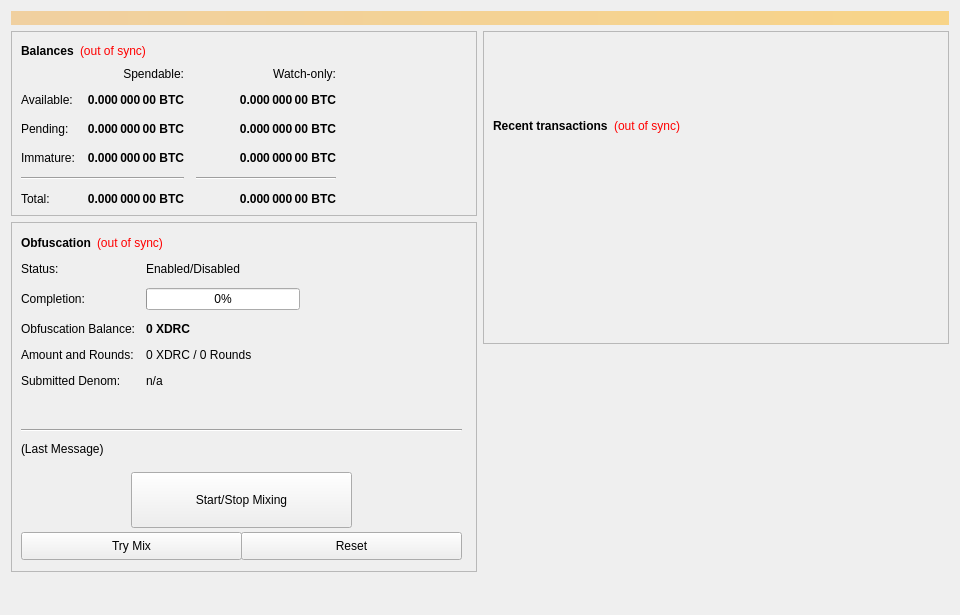
<?xml version="1.0" encoding="UTF-8"?>
<ui version="4.0">
 <class>OverviewPage</class>
 <widget class="QWidget" name="OverviewPage">
  <property name="geometry">
   <rect>
    <x>0</x>
    <y>0</y>
    <width>960</width>
    <height>615</height>
   </rect>
  </property>
  <property name="minimumSize">
   <size>
    <width>960</width>
    <height>0</height>
   </size>
  </property>
  <property name="windowTitle">
   <string>Form</string>
  </property>
  <layout class="QVBoxLayout" name="topLayout">
   <item>
    <widget class="QLabel" name="labelAlerts">
     <property name="visible">
      <bool>false</bool>
     </property>
     <property name="styleSheet">
      <string notr="true">background-color: qlineargradient(x1: 0, y1: 0, x2: 1, y2: 0, stop:0 #F0D0A0, stop:1 #F8D488); color:#000000;</string>
     </property>
     <property name="wordWrap">
      <bool>true</bool>
     </property>
     <property name="margin">
      <number>3</number>
     </property>
    </widget>
   </item>
   <item>
    <layout class="QHBoxLayout" name="horizontalLayout" stretch="1,1">
     <item>
      <layout class="QVBoxLayout" name="verticalLayout_2">
       <item>
        <widget class="QFrame" name="frame">
         <property name="frameShape">
          <enum>QFrame::StyledPanel</enum>
         </property>
         <property name="frameShadow">
          <enum>QFrame::Raised</enum>
         </property>
         <layout class="QVBoxLayout" name="verticalLayout_4">
          <item>
           <layout class="QHBoxLayout" name="horizontalLayout_4">
            <item>
             <widget class="QLabel" name="label_5">
              <property name="font">
               <font>
                <weight>75</weight>
                <bold>true</bold>
               </font>
              </property>
              <property name="text">
               <string>Balances</string>
              </property>
             </widget>
            </item>
            <item>
             <widget class="QLabel" name="labelWalletStatus">
              <property name="cursor">
               <cursorShape>WhatsThisCursor</cursorShape>
              </property>
              <property name="toolTip">
               <string>The displayed information may be out of date. Your wallet automatically synchronizes with the DirectCoin network after a connection is established, but this process has not completed yet.</string>
              </property>
              <property name="styleSheet">
               <string notr="true">QLabel { color: red; }</string>
              </property>
              <property name="text">
               <string notr="true">(out of sync)</string>
              </property>
              <property name="alignment">
               <set>Qt::AlignLeading|Qt::AlignLeft|Qt::AlignVCenter</set>
              </property>
             </widget>
            </item>
            <item>
             <spacer name="horizontalSpacer_3">
              <property name="orientation">
               <enum>Qt::Horizontal</enum>
              </property>
              <property name="sizeHint" stdset="0">
               <size>
                <width>40</width>
                <height>20</height>
               </size>
              </property>
             </spacer>
            </item>
           </layout>
          </item>
          <item>
           <layout class="QGridLayout" name="gridLayout">
            <property name="spacing">
             <number>12</number>
            </property>
            <item row="2" column="2">
             <widget class="QLabel" name="labelWatchPending">
              <property name="font">
               <font>
                <weight>75</weight>
                <bold>true</bold>
               </font>
              </property>
              <property name="cursor">
               <cursorShape>IBeamCursor</cursorShape>
              </property>
              <property name="toolTip">
               <string>Unconfirmed transactions to watch-only addresses</string>
              </property>
              <property name="text">
               <string notr="true">0.000 000 00 BTC</string>
              </property>
              <property name="alignment">
               <set>Qt::AlignRight|Qt::AlignTrailing|Qt::AlignVCenter</set>
              </property>
              <property name="textInteractionFlags">
               <set>Qt::LinksAccessibleByMouse|Qt::TextSelectableByKeyboard|Qt::TextSelectableByMouse</set>
              </property>
             </widget>
            </item>
            <item row="2" column="1">
             <widget class="QLabel" name="labelUnconfirmed">
              <property name="font">
               <font>
                <weight>75</weight>
                <bold>true</bold>
               </font>
              </property>
              <property name="cursor">
               <cursorShape>IBeamCursor</cursorShape>
              </property>
              <property name="toolTip">
               <string>Total of transactions that have yet to be confirmed, and do not yet count toward the spendable balance</string>
              </property>
              <property name="text">
               <string notr="true">0.000 000 00 BTC</string>
              </property>
              <property name="alignment">
               <set>Qt::AlignRight|Qt::AlignTrailing|Qt::AlignVCenter</set>
              </property>
              <property name="textInteractionFlags">
               <set>Qt::LinksAccessibleByMouse|Qt::TextSelectableByKeyboard|Qt::TextSelectableByMouse</set>
              </property>
             </widget>
            </item>
            <item row="3" column="2">
             <widget class="QLabel" name="labelWatchImmature">
              <property name="font">
               <font>
                <weight>75</weight>
                <bold>true</bold>
               </font>
              </property>
              <property name="cursor">
               <cursorShape>IBeamCursor</cursorShape>
              </property>
              <property name="toolTip">
               <string>Staked or masternode rewards in watch-only addresses that has not yet matured</string>
              </property>
              <property name="text">
               <string notr="true">0.000 000 00 BTC</string>
              </property>
              <property name="alignment">
               <set>Qt::AlignRight|Qt::AlignTrailing|Qt::AlignVCenter</set>
              </property>
              <property name="textInteractionFlags">
               <set>Qt::LinksAccessibleByMouse|Qt::TextSelectableByKeyboard|Qt::TextSelectableByMouse</set>
              </property>
             </widget>
            </item>
            <item row="4" column="0" colspan="2">
             <widget class="Line" name="lineSpendableBalance">
              <property name="orientation">
               <enum>Qt::Horizontal</enum>
              </property>
             </widget>
            </item>
            <item row="4" column="2">
             <widget class="Line" name="lineWatchBalance">
              <property name="sizePolicy">
               <sizepolicy hsizetype="Preferred" vsizetype="Fixed">
                <horstretch>0</horstretch>
                <verstretch>0</verstretch>
               </sizepolicy>
              </property>
              <property name="minimumSize">
               <size>
                <width>140</width>
                <height>0</height>
               </size>
              </property>
              <property name="orientation">
               <enum>Qt::Horizontal</enum>
              </property>
             </widget>
            </item>
            <item row="5" column="0">
             <widget class="QLabel" name="labelTotalText">
              <property name="text">
               <string>Total:</string>
              </property>
             </widget>
            </item>
            <item row="3" column="1">
             <widget class="QLabel" name="labelImmature">
              <property name="font">
               <font>
                <weight>75</weight>
                <bold>true</bold>
               </font>
              </property>
              <property name="cursor">
               <cursorShape>IBeamCursor</cursorShape>
              </property>
              <property name="toolTip">
               <string>Staked or masternode rewards that has not yet matured</string>
              </property>
              <property name="text">
               <string notr="true">0.000 000 00 BTC</string>
              </property>
              <property name="alignment">
               <set>Qt::AlignRight|Qt::AlignTrailing|Qt::AlignVCenter</set>
              </property>
              <property name="textInteractionFlags">
               <set>Qt::LinksAccessibleByMouse|Qt::TextSelectableByKeyboard|Qt::TextSelectableByMouse</set>
              </property>
             </widget>
            </item>
            <item row="2" column="3">
             <spacer name="horizontalSpacer_2">
              <property name="orientation">
               <enum>Qt::Horizontal</enum>
              </property>
              <property name="sizeHint" stdset="0">
               <size>
                <width>40</width>
                <height>20</height>
               </size>
              </property>
             </spacer>
            </item>
            <item row="3" column="0">
             <widget class="QLabel" name="labelImmatureText">
              <property name="text">
               <string>Immature:</string>
              </property>
             </widget>
            </item>
            <item row="5" column="1">
             <widget class="QLabel" name="labelTotal">
              <property name="font">
               <font>
                <weight>75</weight>
                <bold>true</bold>
               </font>
              </property>
              <property name="cursor">
               <cursorShape>IBeamCursor</cursorShape>
              </property>
              <property name="toolTip">
               <string>Your current total balance</string>
              </property>
              <property name="text">
               <string notr="true">0.000 000 00 BTC</string>
              </property>
              <property name="alignment">
               <set>Qt::AlignRight|Qt::AlignTrailing|Qt::AlignVCenter</set>
              </property>
              <property name="textInteractionFlags">
               <set>Qt::LinksAccessibleByMouse|Qt::TextSelectableByKeyboard|Qt::TextSelectableByMouse</set>
              </property>
             </widget>
            </item>
            <item row="5" column="2">
             <widget class="QLabel" name="labelWatchTotal">
              <property name="font">
               <font>
                <weight>75</weight>
                <bold>true</bold>
               </font>
              </property>
              <property name="cursor">
               <cursorShape>IBeamCursor</cursorShape>
              </property>
              <property name="toolTip">
               <string>Current total balance in watch-only addresses</string>
              </property>
              <property name="text">
               <string notr="true">0.000 000 00 BTC</string>
              </property>
              <property name="alignment">
               <set>Qt::AlignRight|Qt::AlignTrailing|Qt::AlignVCenter</set>
              </property>
              <property name="textInteractionFlags">
               <set>Qt::LinksAccessibleByMouse|Qt::TextSelectableByKeyboard|Qt::TextSelectableByMouse</set>
              </property>
             </widget>
            </item>
            <item row="0" column="2">
             <widget class="QLabel" name="labelWatchonly">
              <property name="text">
               <string>Watch-only:</string>
              </property>
              <property name="alignment">
               <set>Qt::AlignRight|Qt::AlignTrailing|Qt::AlignVCenter</set>
              </property>
             </widget>
            </item>
            <item row="1" column="0">
             <widget class="QLabel" name="labelBalanceText">
              <property name="text">
               <string>Available:</string>
              </property>
             </widget>
            </item>
            <item row="1" column="1">
             <widget class="QLabel" name="labelBalance">
              <property name="font">
               <font>
                <weight>75</weight>
                <bold>true</bold>
               </font>
              </property>
              <property name="cursor">
               <cursorShape>IBeamCursor</cursorShape>
              </property>
              <property name="toolTip">
               <string>Your current spendable balance</string>
              </property>
              <property name="text">
               <string notr="true">0.000 000 00 BTC</string>
              </property>
              <property name="alignment">
               <set>Qt::AlignRight|Qt::AlignTrailing|Qt::AlignVCenter</set>
              </property>
              <property name="textInteractionFlags">
               <set>Qt::LinksAccessibleByMouse|Qt::TextSelectableByKeyboard|Qt::TextSelectableByMouse</set>
              </property>
             </widget>
            </item>
            <item row="1" column="2">
             <widget class="QLabel" name="labelWatchAvailable">
              <property name="font">
               <font>
                <weight>75</weight>
                <bold>true</bold>
               </font>
              </property>
              <property name="cursor">
               <cursorShape>IBeamCursor</cursorShape>
              </property>
              <property name="toolTip">
               <string>Your current balance in watch-only addresses</string>
              </property>
              <property name="text">
               <string notr="true">0.000 000 00 BTC</string>
              </property>
              <property name="alignment">
               <set>Qt::AlignRight|Qt::AlignTrailing|Qt::AlignVCenter</set>
              </property>
              <property name="textInteractionFlags">
               <set>Qt::LinksAccessibleByMouse|Qt::TextSelectableByKeyboard|Qt::TextSelectableByMouse</set>
              </property>
             </widget>
            </item>
            <item row="2" column="0">
             <widget class="QLabel" name="labelPendingText">
              <property name="text">
               <string>Pending:</string>
              </property>
             </widget>
            </item>
            <item row="0" column="1">
             <widget class="QLabel" name="labelSpendable">
              <property name="text">
               <string>Spendable:</string>
              </property>
              <property name="alignment">
               <set>Qt::AlignRight|Qt::AlignTrailing|Qt::AlignVCenter</set>
              </property>
             </widget>
            </item>
           </layout>
          </item>
         </layout>
        </widget>
       </item>
       <item>
        <widget class="QFrame" name="frameObfuscation">
         <property name="minimumSize">
          <size>
           <width>0</width>
           <height>350</height>
          </size>
         </property>
         <property name="layoutDirection">
          <enum>Qt::LeftToRight</enum>
         </property>
         <property name="frameShape">
          <enum>QFrame::StyledPanel</enum>
         </property>
         <property name="frameShadow">
          <enum>QFrame::Raised</enum>
         </property>
         <widget class="QWidget" name="formLayoutWidget">
          <property name="geometry">
           <rect>
            <x>10</x>
            <y>40</y>
            <width>451</width>
            <height>161</height>
           </rect>
          </property>
          <layout class="QFormLayout" name="formLayout">
           <property name="fieldGrowthPolicy">
            <enum>QFormLayout::AllNonFixedFieldsGrow</enum>
           </property>
           <property name="horizontalSpacing">
            <number>11</number>
           </property>
           <property name="verticalSpacing">
            <number>12</number>
           </property>
           <item row="0" column="0">
            <widget class="QLabel" name="label_6">
             <property name="text">
              <string>Status:</string>
             </property>
            </widget>
           </item>
           <item row="1" column="0">
            <widget class="QLabel" name="label_7">
             <property name="text">
              <string>Completion:</string>
             </property>
            </widget>
           </item>
           <item row="1" column="1">
            <widget class="QProgressBar" name="obfuscationProgress">
             <property name="maximumSize">
              <size>
               <width>154</width>
               <height>16777215</height>
              </size>
             </property>
             <property name="value">
              <number>0</number>
             </property>
            </widget>
           </item>
           <item row="2" column="0">
            <widget class="QLabel" name="labelAnonymizedText">
             <property name="text">
              <string>Obfuscation Balance:</string>
             </property>
            </widget>
           </item>
           <item row="2" column="1">
            <widget class="QLabel" name="labelAnonymized">
             <property name="font">
              <font>
               <weight>75</weight>
               <bold>true</bold>
              </font>
             </property>
             <property name="text">
              <string notr="true">0 XDRC</string>
             </property>
            </widget>
           </item>
           <item row="3" column="0">
            <widget class="QLabel" name="label_8">
             <property name="text">
              <string>Amount and Rounds:</string>
             </property>
            </widget>
           </item>
           <item row="3" column="1">
            <widget class="QLabel" name="labelAmountRounds">
             <property name="text">
              <string>0 XDRC / 0 Rounds</string>
             </property>
            </widget>
           </item>
           <item row="4" column="0">
            <widget class="QLabel" name="label_9">
             <property name="text">
              <string>Submitted Denom:</string>
             </property>
            </widget>
           </item>
           <item row="4" column="1">
            <widget class="QLabel" name="labelSubmittedDenom">
             <property name="toolTip">
              <string>The denominations you submitted to the Masternode.&lt;br&gt;To mix, other users must submit the exact same denominations.</string>
             </property>
             <property name="text">
              <string>n/a</string>
             </property>
            </widget>
           </item>
           <item row="0" column="1">
            <widget class="QLabel" name="obfuscationEnabled">
             <property name="text">
              <string>Enabled/Disabled</string>
             </property>
            </widget>
           </item>
          </layout>
         </widget>
         <widget class="QPushButton" name="runAutoDenom">
          <property name="geometry">
           <rect>
            <x>251</x>
            <y>17</y>
            <width>1</width>
            <height>1</height>
           </rect>
          </property>
          <property name="palette">
           <palette>
            <active>
             <colorrole role="WindowText">
              <brush brushstyle="SolidPattern">
               <color alpha="255">
                <red>0</red>
                <green>0</green>
                <blue>0</blue>
               </color>
              </brush>
             </colorrole>
             <colorrole role="Button">
              <brush brushstyle="SolidPattern">
               <color alpha="255">
                <red>239</red>
                <green>238</green>
                <blue>238</blue>
               </color>
              </brush>
             </colorrole>
             <colorrole role="Light">
              <brush brushstyle="SolidPattern">
               <color alpha="255">
                <red>255</red>
                <green>255</green>
                <blue>255</blue>
               </color>
              </brush>
             </colorrole>
             <colorrole role="Midlight">
              <brush brushstyle="SolidPattern">
               <color alpha="255">
                <red>247</red>
                <green>246</green>
                <blue>246</blue>
               </color>
              </brush>
             </colorrole>
             <colorrole role="Dark">
              <brush brushstyle="SolidPattern">
               <color alpha="255">
                <red>119</red>
                <green>119</green>
                <blue>119</blue>
               </color>
              </brush>
             </colorrole>
             <colorrole role="Mid">
              <brush brushstyle="SolidPattern">
               <color alpha="255">
                <red>159</red>
                <green>159</green>
                <blue>159</blue>
               </color>
              </brush>
             </colorrole>
             <colorrole role="Text">
              <brush brushstyle="SolidPattern">
               <color alpha="255">
                <red>0</red>
                <green>0</green>
                <blue>0</blue>
               </color>
              </brush>
             </colorrole>
             <colorrole role="BrightText">
              <brush brushstyle="SolidPattern">
               <color alpha="255">
                <red>255</red>
                <green>255</green>
                <blue>255</blue>
               </color>
              </brush>
             </colorrole>
             <colorrole role="ButtonText">
              <brush brushstyle="SolidPattern">
               <color alpha="255">
                <red>0</red>
                <green>0</green>
                <blue>0</blue>
               </color>
              </brush>
             </colorrole>
             <colorrole role="Base">
              <brush brushstyle="SolidPattern">
               <color alpha="255">
                <red>255</red>
                <green>255</green>
                <blue>255</blue>
               </color>
              </brush>
             </colorrole>
             <colorrole role="Window">
              <brush brushstyle="SolidPattern">
               <color alpha="255">
                <red>239</red>
                <green>238</green>
                <blue>238</blue>
               </color>
              </brush>
             </colorrole>
             <colorrole role="Shadow">
              <brush brushstyle="SolidPattern">
               <color alpha="255">
                <red>0</red>
                <green>0</green>
                <blue>0</blue>
               </color>
              </brush>
             </colorrole>
             <colorrole role="AlternateBase">
              <brush brushstyle="SolidPattern">
               <color alpha="255">
                <red>247</red>
                <green>246</green>
                <blue>246</blue>
               </color>
              </brush>
             </colorrole>
             <colorrole role="ToolTipBase">
              <brush brushstyle="SolidPattern">
               <color alpha="255">
                <red>255</red>
                <green>255</green>
                <blue>220</blue>
               </color>
              </brush>
             </colorrole>
             <colorrole role="ToolTipText">
              <brush brushstyle="SolidPattern">
               <color alpha="255">
                <red>0</red>
                <green>0</green>
                <blue>0</blue>
               </color>
              </brush>
             </colorrole>
            </active>
            <inactive>
             <colorrole role="WindowText">
              <brush brushstyle="SolidPattern">
               <color alpha="255">
                <red>0</red>
                <green>0</green>
                <blue>0</blue>
               </color>
              </brush>
             </colorrole>
             <colorrole role="Button">
              <brush brushstyle="SolidPattern">
               <color alpha="255">
                <red>239</red>
                <green>238</green>
                <blue>238</blue>
               </color>
              </brush>
             </colorrole>
             <colorrole role="Light">
              <brush brushstyle="SolidPattern">
               <color alpha="255">
                <red>255</red>
                <green>255</green>
                <blue>255</blue>
               </color>
              </brush>
             </colorrole>
             <colorrole role="Midlight">
              <brush brushstyle="SolidPattern">
               <color alpha="255">
                <red>247</red>
                <green>246</green>
                <blue>246</blue>
               </color>
              </brush>
             </colorrole>
             <colorrole role="Dark">
              <brush brushstyle="SolidPattern">
               <color alpha="255">
                <red>119</red>
                <green>119</green>
                <blue>119</blue>
               </color>
              </brush>
             </colorrole>
             <colorrole role="Mid">
              <brush brushstyle="SolidPattern">
               <color alpha="255">
                <red>159</red>
                <green>159</green>
                <blue>159</blue>
               </color>
              </brush>
             </colorrole>
             <colorrole role="Text">
              <brush brushstyle="SolidPattern">
               <color alpha="255">
                <red>0</red>
                <green>0</green>
                <blue>0</blue>
               </color>
              </brush>
             </colorrole>
             <colorrole role="BrightText">
              <brush brushstyle="SolidPattern">
               <color alpha="255">
                <red>255</red>
                <green>255</green>
                <blue>255</blue>
               </color>
              </brush>
             </colorrole>
             <colorrole role="ButtonText">
              <brush brushstyle="SolidPattern">
               <color alpha="255">
                <red>0</red>
                <green>0</green>
                <blue>0</blue>
               </color>
              </brush>
             </colorrole>
             <colorrole role="Base">
              <brush brushstyle="SolidPattern">
               <color alpha="255">
                <red>255</red>
                <green>255</green>
                <blue>255</blue>
               </color>
              </brush>
             </colorrole>
             <colorrole role="Window">
              <brush brushstyle="SolidPattern">
               <color alpha="255">
                <red>239</red>
                <green>238</green>
                <blue>238</blue>
               </color>
              </brush>
             </colorrole>
             <colorrole role="Shadow">
              <brush brushstyle="SolidPattern">
               <color alpha="255">
                <red>0</red>
                <green>0</green>
                <blue>0</blue>
               </color>
              </brush>
             </colorrole>
             <colorrole role="AlternateBase">
              <brush brushstyle="SolidPattern">
               <color alpha="255">
                <red>247</red>
                <green>246</green>
                <blue>246</blue>
               </color>
              </brush>
             </colorrole>
             <colorrole role="ToolTipBase">
              <brush brushstyle="SolidPattern">
               <color alpha="255">
                <red>255</red>
                <green>255</green>
                <blue>220</blue>
               </color>
              </brush>
             </colorrole>
             <colorrole role="ToolTipText">
              <brush brushstyle="SolidPattern">
               <color alpha="255">
                <red>0</red>
                <green>0</green>
                <blue>0</blue>
               </color>
              </brush>
             </colorrole>
            </inactive>
            <disabled>
             <colorrole role="WindowText">
              <brush brushstyle="SolidPattern">
               <color alpha="255">
                <red>119</red>
                <green>119</green>
                <blue>119</blue>
               </color>
              </brush>
             </colorrole>
             <colorrole role="Button">
              <brush brushstyle="SolidPattern">
               <color alpha="255">
                <red>239</red>
                <green>238</green>
                <blue>238</blue>
               </color>
              </brush>
             </colorrole>
             <colorrole role="Light">
              <brush brushstyle="SolidPattern">
               <color alpha="255">
                <red>255</red>
                <green>255</green>
                <blue>255</blue>
               </color>
              </brush>
             </colorrole>
             <colorrole role="Midlight">
              <brush brushstyle="SolidPattern">
               <color alpha="255">
                <red>247</red>
                <green>246</green>
                <blue>246</blue>
               </color>
              </brush>
             </colorrole>
             <colorrole role="Dark">
              <brush brushstyle="SolidPattern">
               <color alpha="255">
                <red>119</red>
                <green>119</green>
                <blue>119</blue>
               </color>
              </brush>
             </colorrole>
             <colorrole role="Mid">
              <brush brushstyle="SolidPattern">
               <color alpha="255">
                <red>159</red>
                <green>159</green>
                <blue>159</blue>
               </color>
              </brush>
             </colorrole>
             <colorrole role="Text">
              <brush brushstyle="SolidPattern">
               <color alpha="255">
                <red>119</red>
                <green>119</green>
                <blue>119</blue>
               </color>
              </brush>
             </colorrole>
             <colorrole role="BrightText">
              <brush brushstyle="SolidPattern">
               <color alpha="255">
                <red>255</red>
                <green>255</green>
                <blue>255</blue>
               </color>
              </brush>
             </colorrole>
             <colorrole role="ButtonText">
              <brush brushstyle="SolidPattern">
               <color alpha="255">
                <red>119</red>
                <green>119</green>
                <blue>119</blue>
               </color>
              </brush>
             </colorrole>
             <colorrole role="Base">
              <brush brushstyle="SolidPattern">
               <color alpha="255">
                <red>239</red>
                <green>238</green>
                <blue>238</blue>
               </color>
              </brush>
             </colorrole>
             <colorrole role="Window">
              <brush brushstyle="SolidPattern">
               <color alpha="255">
                <red>239</red>
                <green>238</green>
                <blue>238</blue>
               </color>
              </brush>
             </colorrole>
             <colorrole role="Shadow">
              <brush brushstyle="SolidPattern">
               <color alpha="255">
                <red>0</red>
                <green>0</green>
                <blue>0</blue>
               </color>
              </brush>
             </colorrole>
             <colorrole role="AlternateBase">
              <brush brushstyle="SolidPattern">
               <color alpha="255">
                <red>239</red>
                <green>238</green>
                <blue>238</blue>
               </color>
              </brush>
             </colorrole>
             <colorrole role="ToolTipBase">
              <brush brushstyle="SolidPattern">
               <color alpha="255">
                <red>255</red>
                <green>255</green>
                <blue>220</blue>
               </color>
              </brush>
             </colorrole>
             <colorrole role="ToolTipText">
              <brush brushstyle="SolidPattern">
               <color alpha="255">
                <red>0</red>
                <green>0</green>
                <blue>0</blue>
               </color>
              </brush>
             </colorrole>
            </disabled>
           </palette>
          </property>
          <property name="focusPolicy">
           <enum>Qt::NoFocus</enum>
          </property>
          <property name="autoFillBackground">
           <bool>true</bool>
          </property>
          <property name="text">
           <string/>
          </property>
          <property name="flat">
           <bool>true</bool>
          </property>
         </widget>
         <widget class="QPushButton" name="toggleObfuscation">
          <property name="geometry">
           <rect>
            <x>120</x>
            <y>250</y>
            <width>221</width>
            <height>56</height>
           </rect>
          </property>
          <property name="sizePolicy">
           <sizepolicy hsizetype="MinimumExpanding" vsizetype="Fixed">
            <horstretch>0</horstretch>
            <verstretch>0</verstretch>
           </sizepolicy>
          </property>
          <property name="text">
           <string>Start/Stop Mixing</string>
          </property>
         </widget>
         <widget class="Line" name="lineLastMessage">
          <property name="geometry">
           <rect>
            <x>10</x>
            <y>200</y>
            <width>441</width>
            <height>16</height>
           </rect>
          </property>
          <property name="orientation">
           <enum>Qt::Horizontal</enum>
          </property>
         </widget>
         <widget class="QLabel" name="obfuscationStatus">
          <property name="geometry">
           <rect>
            <x>10</x>
            <y>220</y>
            <width>451</width>
            <height>61</height>
           </rect>
          </property>
          <property name="minimumSize">
           <size>
            <width>288</width>
            <height>43</height>
           </size>
          </property>
          <property name="text">
           <string>(Last Message)</string>
          </property>
          <property name="alignment">
           <set>Qt::AlignLeading|Qt::AlignLeft|Qt::AlignTop</set>
          </property>
          <property name="wordWrap">
           <bool>true</bool>
          </property>
         </widget>
         <widget class="QPushButton" name="obfuscationAuto">
          <property name="geometry">
           <rect>
            <x>10</x>
            <y>310</y>
            <width>221</width>
            <height>28</height>
           </rect>
          </property>
          <property name="sizePolicy">
           <sizepolicy hsizetype="MinimumExpanding" vsizetype="Fixed">
            <horstretch>0</horstretch>
            <verstretch>0</verstretch>
           </sizepolicy>
          </property>
          <property name="toolTip">
           <string>Try to manually submit a Obfuscation request.</string>
          </property>
          <property name="text">
           <string>Try Mix</string>
          </property>
         </widget>
         <widget class="QPushButton" name="obfuscationReset">
          <property name="geometry">
           <rect>
            <x>230</x>
            <y>310</y>
            <width>221</width>
            <height>28</height>
           </rect>
          </property>
          <property name="sizePolicy">
           <sizepolicy hsizetype="MinimumExpanding" vsizetype="Fixed">
            <horstretch>0</horstretch>
            <verstretch>0</verstretch>
           </sizepolicy>
          </property>
          <property name="toolTip">
           <string>Reset the current status of Obfuscation (can interrupt Obfuscation if it's in the process of Mixing, which can cost you money!)</string>
          </property>
          <property name="autoFillBackground">
           <bool>false</bool>
          </property>
          <property name="text">
           <string>Reset</string>
          </property>
         </widget>
         <widget class="QWidget" name="layoutWidget">
          <property name="geometry">
           <rect>
            <x>10</x>
            <y>10</y>
            <width>431</width>
            <height>22</height>
           </rect>
          </property>
          <layout class="QHBoxLayout" name="horizontalLayout_5">
           <item>
            <widget class="QLabel" name="label_2">
             <property name="font">
              <font>
               <weight>75</weight>
               <bold>true</bold>
              </font>
             </property>
             <property name="text">
              <string>Obfuscation</string>
             </property>
            </widget>
           </item>
           <item>
            <widget class="QLabel" name="labelObfuscationSyncStatus">
             <property name="toolTip">
              <string>The displayed information may be out of date. Your wallet automatically synchronizes with the DirectCoin network after a connection is established, but this process has not completed yet.</string>
             </property>
             <property name="styleSheet">
              <string notr="true">QLabel { color: red; }</string>
             </property>
             <property name="text">
              <string notr="true">(out of sync)</string>
             </property>
             <property name="alignment">
              <set>Qt::AlignLeading|Qt::AlignLeft|Qt::AlignVCenter</set>
             </property>
            </widget>
           </item>
           <item>
            <spacer name="horizontalSpacer_4">
             <property name="orientation">
              <enum>Qt::Horizontal</enum>
             </property>
             <property name="sizeHint" stdset="0">
              <size>
               <width>40</width>
               <height>20</height>
              </size>
             </property>
            </spacer>
           </item>
          </layout>
         </widget>
        </widget>
       </item>
       <item>
        <spacer name="verticalSpacer">
         <property name="orientation">
          <enum>Qt::Vertical</enum>
         </property>
         <property name="sizeHint" stdset="0">
          <size>
           <width>20</width>
           <height>40</height>
          </size>
         </property>
        </spacer>
       </item>
      </layout>
     </item>
     <item>
      <layout class="QVBoxLayout" name="verticalLayout_3">
       <item>
        <widget class="QFrame" name="frame_2">
         <property name="frameShape">
          <enum>QFrame::StyledPanel</enum>
         </property>
         <property name="frameShadow">
          <enum>QFrame::Raised</enum>
         </property>
         <layout class="QVBoxLayout" name="verticalLayout">
          <item>
           <spacer name="verticalSpacer_3">
            <property name="orientation">
             <enum>Qt::Vertical</enum>
            </property>
            <property name="sizeType">
             <enum>QSizePolicy::Fixed</enum>
            </property>
            <property name="sizeHint" stdset="0">
             <size>
              <width>20</width>
              <height>75</height>
             </size>
            </property>
           </spacer>
          </item>
          <item>
           <layout class="QHBoxLayout" name="horizontalLayout_2">
            <item>
             <widget class="QLabel" name="label_4">
              <property name="font">
               <font>
                <weight>75</weight>
                <bold>true</bold>
               </font>
              </property>
              <property name="text">
               <string>Recent transactions</string>
              </property>
             </widget>
            </item>
            <item>
             <widget class="QLabel" name="labelTransactionsStatus">
              <property name="cursor">
               <cursorShape>WhatsThisCursor</cursorShape>
              </property>
              <property name="toolTip">
               <string>The displayed information may be out of date. Your wallet automatically synchronizes with the DirectCoin network after a connection is established, but this process has not completed yet.</string>
              </property>
              <property name="styleSheet">
               <string notr="true">QLabel { color: red; }</string>
              </property>
              <property name="text">
               <string notr="true">(out of sync)</string>
              </property>
              <property name="alignment">
               <set>Qt::AlignRight|Qt::AlignTrailing|Qt::AlignVCenter</set>
              </property>
             </widget>
            </item>
            <item>
             <spacer name="horizontalSpacer">
              <property name="orientation">
               <enum>Qt::Horizontal</enum>
              </property>
              <property name="sizeHint" stdset="0">
               <size>
                <width>40</width>
                <height>20</height>
               </size>
              </property>
             </spacer>
            </item>
           </layout>
          </item>
          <item>
           <widget class="QListView" name="listTransactions">
            <property name="styleSheet">
             <string notr="true">QListView { background: transparent; }</string>
            </property>
            <property name="frameShape">
             <enum>QFrame::NoFrame</enum>
            </property>
            <property name="verticalScrollBarPolicy">
             <enum>Qt::ScrollBarAlwaysOff</enum>
            </property>
            <property name="horizontalScrollBarPolicy">
             <enum>Qt::ScrollBarAlwaysOff</enum>
            </property>
            <property name="selectionMode">
             <enum>QAbstractItemView::NoSelection</enum>
            </property>
           </widget>
          </item>
         </layout>
        </widget>
       </item>
       <item>
        <spacer name="verticalSpacer_2">
         <property name="orientation">
          <enum>Qt::Vertical</enum>
         </property>
         <property name="sizeType">
          <enum>QSizePolicy::Expanding</enum>
         </property>
         <property name="sizeHint" stdset="0">
          <size>
           <width>20</width>
           <height>40</height>
          </size>
         </property>
        </spacer>
       </item>
      </layout>
     </item>
    </layout>
   </item>
  </layout>
 </widget>
 <resources/>
 <connections/>
</ui>
